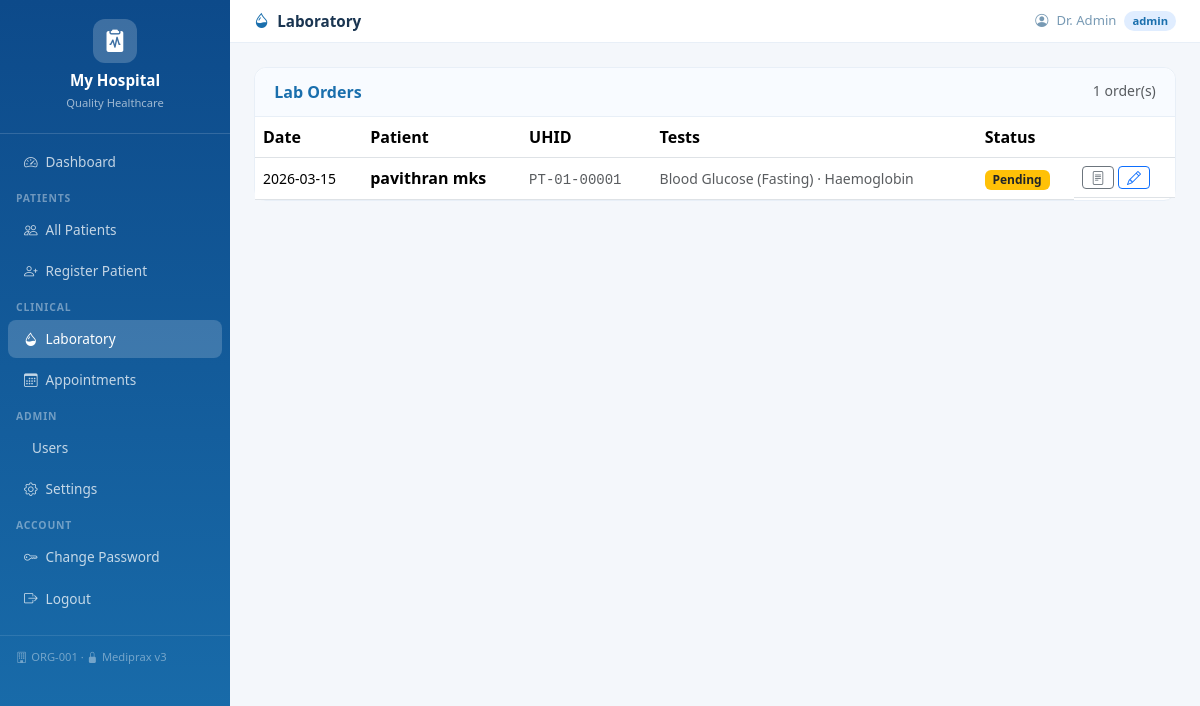
Page /lab/ (signed in) on the committed database.
### tables this page shows
CREATE TABLE hospitals(
            id         INTEGER PRIMARY KEY AUTOINCREMENT,
            name       TEXT NOT NULL,
            tagline    TEXT DEFAULT 'Quality Healthcare',
            address    TEXT DEFAULT '',
            phone      TEXT DEFAULT '',
            email      TEXT DEFAULT '',
            color1     TEXT DEFAULT '#1a6fad',
            color2     TEXT DEFAULT '#0e9f8b',
            is_active  INTEGER DEFAULT 1,
            created_at TIMESTAMP DEFAULT CURRENT_TIMESTAMP
        , org_id TEXT);

CREATE TABLE settings(
            id             INTEGER PRIMARY KEY AUTOINCREMENT,
            hospital_id    INTEGER UNIQUE NOT NULL,
            doctor_name    TEXT DEFAULT '',
            doctor_degree  TEXT DEFAULT 'MBBS, MD',
            FOREIGN KEY (hospital_id) REFERENCES hospitals(id)
        );

CREATE TABLE lab_orders(
            id          INTEGER PRIMARY KEY AUTOINCREMENT,
            hospital_id INTEGER NOT NULL,
            patient_id  INTEGER NOT NULL,
            visit_id    INTEGER,
            ordered_by  INTEGER,
            order_date  DATE NOT NULL,
            status      TEXT DEFAULT 'pending'
                        CHECK(status IN ('pending','sample_collected','in_progress','completed','cancelled')),
            notes       TEXT DEFAULT '',
            created_at  TIMESTAMP DEFAULT CURRENT_TIMESTAMP
        );

### app/routes/lab_routes.py (the view)
@lab_routes.route('/')
def lab_list():
    if not _ok(): return redirect(url_for('auth.login'))
    hid = _hid(); db = get_db(); pg = max(1,request.args.get('page',1,type=int)); pp = 15
    total = db.execute('SELECT COUNT(*) FROM lab_orders WHERE hospital_id=?',(hid,)).fetchone()[0]
    rows  = db.execute('''SELECT o.*,p.name AS patient_name,p.uhid,
        GROUP_CONCAT(t.test_name," · ") AS tests
        FROM lab_orders o JOIN patients p ON o.patient_id=p.id
        LEFT JOIN lab_tests t ON t.lab_order_id=o.id
        WHERE o.hospital_id=? GROUP BY o.id ORDER BY o.id DESC LIMIT ? OFFSET ?''',
        (hid,pp,(pg-1)*pp)).fetchall()
    return render_template('lab/lab_list.html', orders=[dict(r) for r in rows],
                           page=pg, total_pages=max(1,(total+pp-1)//pp), total=total)

### app/database.py (called while the page is built)
def get_db():
    if 'db' not in g:
        g.db = sqlite3.connect(current_app.config['DATABASE'])
        g.db.row_factory = sqlite3.Row
        g.db.execute('PRAGMA foreign_keys = ON')
    return g.db

### app/routes/lab_routes.py (called while the page is built)
def _ok():  return 'user_id' in session and 'hospital_id' in session

def _hid(): return session.get('hospital_id',1)

### templates/lab/lab_list.html (shortened to what this page needs)
{% extends "base.html" %}
{% block page_title %}<i class="bi bi-droplet-half me-2 text-primary"></i>Laboratory{% endblock %}
{% block content %}
<div class="card">
  <div class="card-header d-flex justify-content-between">
    <span class="fw-semibold text-primary">Lab Orders</span>
    <span class="text-muted small">{{ total }} order(s)</span>
  </div>
  <div class="card-body p-0">
    {% if orders %}
    <table class="table table-hover mb-0">
      <thead><tr><th>Date</th><th>Patient</th><th>UHID</th><th>Tests</th><th>Status</th><th></th></tr></thead>
      <tbody>
      {% for o in orders %}
      <tr>
        <td><small>{{ o.order_date }}</small></td>
        <td class="fw-semibold">{{ o.patient_name }}</td>
        <td><code class="small text-muted">{{ o.uhid or '—' }}</code></td>
        <td><small class="text-muted">{{ (o.tests or '—')[:50] }}</small></td>
        <td>
          {% if o.status=='completed' %}<span class="badge bg-success">Done</span>
          {% elif o.status=='pending' %}<span class="badge bg-warning text-dark">Pending</span>
          {% else %}<span class="badge bg-info text-dark">In Progress</span>{% endif %}
        </td>
        <td class="d-flex gap-1">
          <a href="{{ url_for('lab.view_report', order_id=o.id) }}" class="btn btn-sm btn-outline-secondary py-0 px-2"><i class="bi bi-file-text"></i></a>
          {% if o.status != 'completed' and session.role in ('admin','doctor') %}
          <a href="{{ url_for('lab.enter_results', oid=o.id) }}" class="btn btn-sm btn-outline-primary py-0 px-2"><i class="bi bi-pencil"></i></a>
          {% endif %}
        </td>
      </tr>
      {% endfor %}
      </tbody>
    </table>
    {% else %}
    <div class="text-center py-5 text-muted"><i class="bi bi-droplet" style="font-size:3rem"></i><p class="mt-2">No lab orders yet</p></div>
    {% endif %}
  </div>
</div>
{% endblock %}

### templates/base.html (shortened to what this page needs)
<!DOCTYPE html>
<html lang="en">
<head>
  <link href="https://cdn.jsdelivr.net/npm/bootstrap@5.3.2/dist/css/bootstrap.min.css" rel="stylesheet"/>
  <link href="https://cdn.jsdelivr.net/npm/bootstrap-icons@1.11.3/font/bootstrap-icons.min.css" rel="stylesheet"/>
  <link rel="stylesheet" href="{{ url_for('static', filename='css/style.css') }}"/>
</head>
<body>
<nav id="sidebar">
  <div class="brand">
    <div class="brand-icon"><i class="bi bi-clipboard2-pulse-fill"></i></div>
    <h5>{{ hospital.name }}</h5>
    <small>{{ hospital.tagline }}</small>
  </div>
  <ul class="nav flex-column mt-2">
    {% if session.role != 'patient' %}
    <li class="nav-item"><a href="{{ url_for('auth.dashboard') }}" class="nav-link {% if request.endpoint=='auth.dashboard' %}active{% endif %}"><i class="bi bi-speedometer2"></i> Dashboard</a></li>
    <li class="nav-label">Patients</li>
    <li class="nav-item"><a href="{{ url_for('patients.patients') }}" class="nav-link {% if 'patients.' in (request.endpoint or '') %}active{% endif %}"><i class="bi bi-people"></i> All Patients</a></li>
    {% if session.role in ('admin','doctor') %}
    <li class="nav-item"><a href="{{ url_for('patients.add_patient_view') }}" class="nav-link"><i class="bi bi-person-plus"></i> Register Patient</a></li>
    {% endif %}
    <li class="nav-label">Clinical</li>
    <li class="nav-item"><a href="{{ url_for('lab.lab_list') }}" class="nav-link {% if 'lab.' in (request.endpoint or '') %}active{% endif %}"><i class="bi bi-droplet-half"></i> Laboratory</a></li>
    <li class="nav-item"><a href="{{ url_for('appointments.appointments') }}" class="nav-link {% if 'appointments.' in (request.endpoint or '') %}active{% endif %}"><i class="bi bi-calendar3"></i> Appointments</a></li>
    {% if session.role == 'admin' %}
    <li class="nav-label">Admin</li>
    <li class="nav-item"><a href="{{ url_for('auth.users') }}" class="nav-link {% if request.endpoint=='auth.users' %}active{% endif %}"> Users</a></li>
    <li class="nav-item"><a href="{{ url_for('settings.hospital_settings') }}" class="nav-link {% if 'settings.' in (request.endpoint or '') %}active{% endif %}"><i class="bi bi-gear"></i> Settings</a></li>
    {% endif %}
    {% else %}
    <li class="nav-item"><a href="{{ url_for('patients.patient_detail', pid=session.patient_id) }}" class="nav-link active"><i class="bi bi-file-medical"></i> My Records</a></li>
    {% endif %}
    <li class="nav-label">Account</li>
    <li class="nav-item"><a href="{{ url_for('auth.change_password') }}" class="nav-link"><i class="bi bi-key"></i> Change Password</a></li>
    <li class="nav-item"><a href="{{ url_for('auth.logout') }}" class="nav-link"><i class="bi bi-box-arrow-right"></i> Logout</a></li>
  </ul>
  <div class="sidebar-footer">
    {% if hospital.org_id %}<i class="bi bi-building me-1"></i>{{ hospital.org_id }} &middot; {% endif %}
    <i class="bi bi-lock-fill me-1"></i>Mediprax v3
  </div>
</nav>
<div id="topbar">
  <div class="d-flex align-items-center gap-2">
    <p class="page-title mb-0">{% block page_title %}{% endblock %}</p>
  </div>
  <div class="user-pill">
    <i class="bi bi-person-circle"></i>
    <span>{{ session.name }}</span>
    <span class="role-badge role-{{ session.role }}">{{ session.role }}</span>
  </div>
</div>
<div id="main">
  {% block content %}{% endblock %}
</div>
</body>
</html>

### static/css/style.css (style rules this page uses)
:root { --sidebar-w: 230px; }
body { margin:0; font-family:'Segoe UI',sans-serif; background:#f4f7fb; }
#sidebar { position:fixed; top:0; left:0; width:var(--sidebar-w); height:100vh; overflow-y:auto; z-index:200; }
.brand { padding:1.2rem 1rem; border-bottom:1px solid rgba(255,255,255,.15); text-align:center; }
.brand-icon { width:44px; height:44px; border-radius:12px; display:flex; align-items:center; justify-content:center; margin:0 auto .5rem; color:#fff; font-size:1.4rem; background:rgba(255,255,255,.2); }
.brand h5 { color:#fff; margin:0; font-weight:700; font-size:.95rem; }
.brand small { color:rgba(255,255,255,.6); font-size:.7rem; }
.nav-link { color:rgba(255,255,255,.75) !important; padding:.55rem 1rem !important; border-radius:8px; margin:.1rem .5rem; font-size:.85rem; display:flex; align-items:center; gap:8px; }
.nav-link:hover, .nav-link.active { background:rgba(255,255,255,.18) !important; color:#fff !important; }
.nav-label { padding:.5rem 1rem .2rem; font-size:.65rem; text-transform:uppercase; letter-spacing:.08em; color:rgba(255,255,255,.4); font-weight:700; }
.sidebar-footer { padding:.8rem 1rem; font-size:.7rem; color:rgba(255,255,255,.4); border-top:1px solid rgba(255,255,255,.1); margin-top:1rem; }
#topbar { margin-left:var(--sidebar-w); background:#fff; border-bottom:1px solid #e8eff7; padding:.6rem 1.5rem; display:flex; justify-content:space-between; align-items:center; position:sticky; top:0; z-index:100; }
.page-title { font-weight:600; font-size:.95rem; color:#1a3551; }
.user-pill { display:flex; align-items:center; gap:8px; font-size:.82rem; color:#789ab4; }
.role-badge { padding:2px 8px; border-radius:10px; font-size:.7rem; font-weight:600; }
.role-admin { background:#e0edff; color:#1a6fad; }
#main { margin-left:var(--sidebar-w); padding:1.5rem; }
.card { border:1px solid #e8eff7; border-radius:12px; box-shadow:none; }
.card-header { background:#f8fbff; border-bottom:1px solid #e8eff7; border-radius:12px 12px 0 0 !important; padding:.75rem 1.2rem; }

### rows in the picture
hospitals: name "My Hospital", tagline "Quality Healthcare", org_id "ORG-001"
settings: name "Dr. Admin"
lab_orders: order_date "2026-03-15", patient_name "pavithran mks", uhid "PT-01-00001", tests "Blood Glucose (Fasting) · Haemoglobin", status "Pending"

### other values in the picture
{{ session.role }} "admin"
{{ total }} "1"
